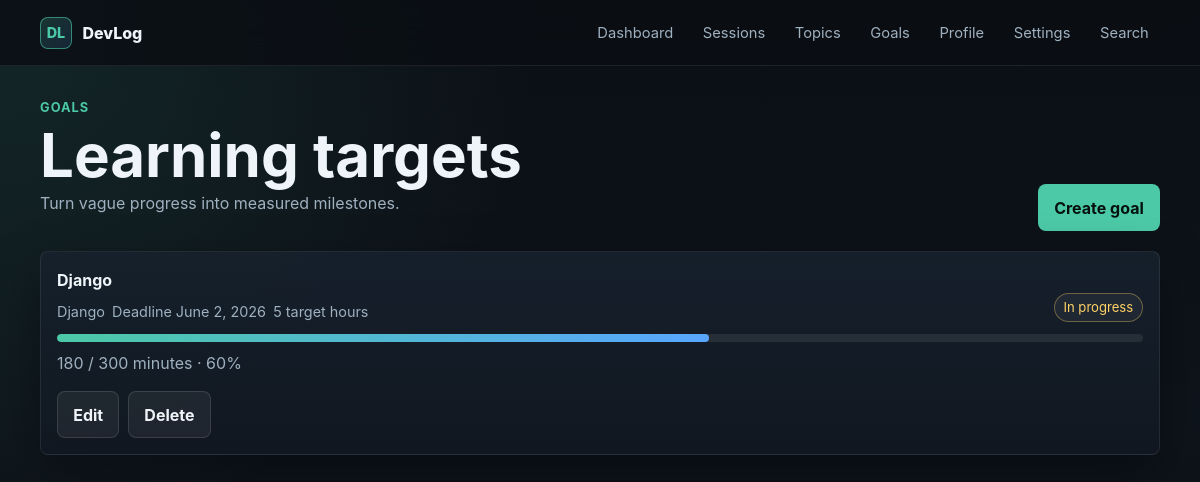
Page /goals/ (signed in) on the earlier database version.
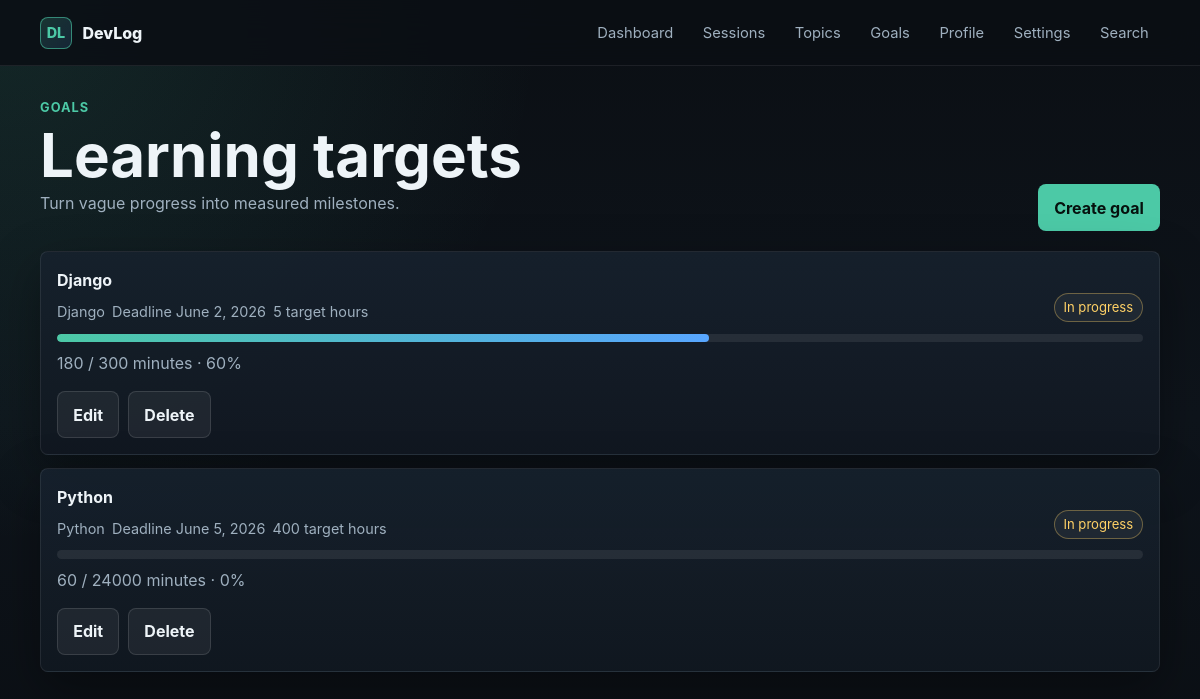
Same page on the later database version.
### logs/models.py (models this page shows, shortened)
class Goal(models.Model):
    user = models.ForeignKey(User, on_delete=models.CASCADE)
    title = models.CharField(max_length=200)
    target_hours = models.PositiveIntegerField()
    topic = models.ForeignKey(Topic, on_delete=models.CASCADE)
    deadline = models.DateField()
    is_completed = models.BooleanField(default=False)

class Topic(models.Model):
    name = models.CharField(max_length=100)
    user = models.ForeignKey(User, on_delete=models.CASCADE)
    def __str__(self):
        return self.name

### logs/views.py (the view)
# urls.py: path('goals/', GoalListView.as_view(), name='goal_list'),
class GoalListView(LoginRequiredMixin, ListView):
    model = Goal
    template_name = 'logs/goal_list.html'
    context_object_name = 'goals'
    def get_queryset(self):
        goals = Goal.objects.filter(user=self.request.user).select_related('topic')
        for goal in goals:
            total_minutes = LogSession.objects.filter(
                user=self.request.user,
                topic=goal.topic
            ).aggregate(total=Sum('duration_minutes'))['total'] or 0
            goal.current_minutes = total_minutes
            goal.target_minutes = goal.target_hours * 60
            goal.progress_percent = min(100,
                                        round(total_minutes / goal.target_minutes * 100)) if goal.target_minutes else 0
            goal.is_completed_now = total_minutes >= goal.target_minutes
        return goals

### templates/logs/goal_list.html (shortened to what this page needs)
{% extends 'base.html' %}
{% block content %}
<section class="page-head">
    <div>
        <p class="eyebrow">Goals</p>
        <h1>Learning targets</h1>
        <p class="muted">Turn vague progress into measured milestones.</p>
    </div>
    <a class="button" href="{% url 'goal_create' %}">Create goal</a>
</section>
<ul class="list">
    {% for goal in goals %}
        <li class="item-card">
            <div class="page-head" style="margin-bottom: .7rem;">
                <div>
                    <strong>{{ goal.title }}</strong>
                    <div class="meta">
                        <span>{{ goal.topic }}</span>
                        <span>Deadline {{ goal.deadline }}</span>
                        <span>{{ goal.target_hours }} target hours</span>
                    </div>
                </div>
                {% if goal.is_completed_now %}
                    <span class="pill good">Completed</span>
                {% else %}
                    <span class="pill warn">In progress</span>
                {% endif %}
            </div>
            <div class="progress" aria-label="Goal progress">
                <span style="width: {{ goal.progress_percent }}%;"></span>
            </div>
            <p class="muted" style="margin-top: .55rem;">
                {{ goal.current_minutes }} / {{ goal.target_minutes }} minutes · {{ goal.progress_percent }}%
            </p>
            <div class="actions">
                <a class="button secondary" href="{% url 'goal_edit' goal.pk %}">Edit</a>
                <a class="button secondary" href="{% url 'goal_delete' goal.pk %}">Delete</a>
            </div>
        </li>
    {% empty %}
        <li class="empty">No goals yet.</li>
    {% endfor %}
</ul>
{% endblock %}

Differences in the rows shown:
added Goal: title "Python", topic "Python", deadline "June 5, 2026", target_hours "400", shows "In progress", current_minutes "60", target_minutes "24000", progress_percent "0"
